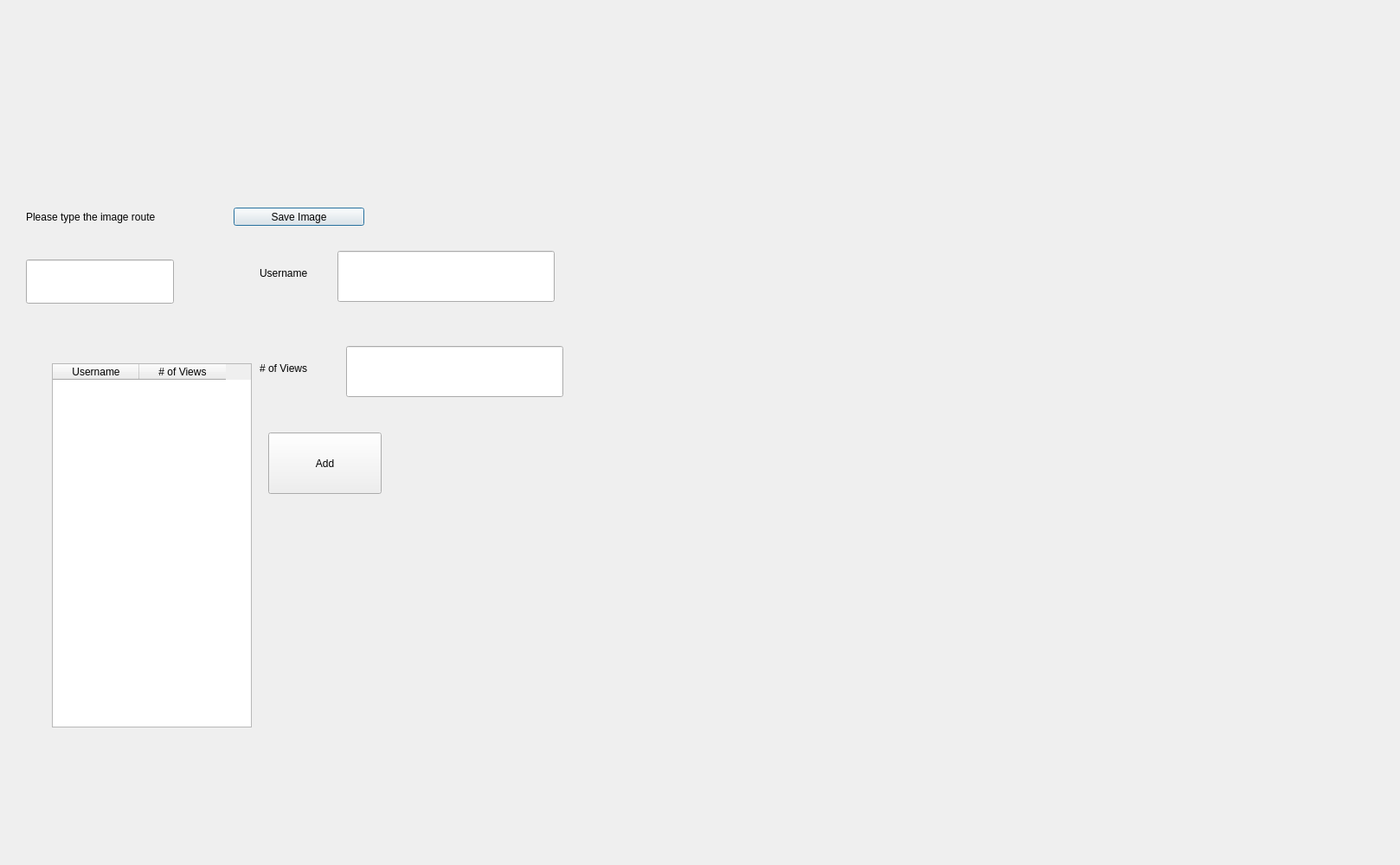
<?xml version="1.0" encoding="UTF-8"?>
<ui version="4.0">
 <class>AddImageWindow</class>
 <widget class="QDialog" name="AddImageWindow">
  <property name="geometry">
   <rect>
    <x>0</x>
    <y>0</y>
    <width>1618</width>
    <height>1000</height>
   </rect>
  </property>
  <property name="windowTitle">
   <string>Dialog</string>
  </property>
  <widget class="QLineEdit" name="lineEdit">
   <property name="geometry">
    <rect>
     <x>30</x>
     <y>300</y>
     <width>171</width>
     <height>51</height>
    </rect>
   </property>
  </widget>
  <widget class="QLabel" name="label_2">
   <property name="geometry">
    <rect>
     <x>30</x>
     <y>210</y>
     <width>211</width>
     <height>81</height>
    </rect>
   </property>
   <property name="text">
    <string>Please type the image route</string>
   </property>
  </widget>
  <widget class="QPushButton" name="pushButton">
   <property name="geometry">
    <rect>
     <x>270</x>
     <y>240</y>
     <width>151</width>
     <height>21</height>
    </rect>
   </property>
   <property name="text">
    <string>Save Image</string>
   </property>
  </widget>
  <widget class="QTableWidget" name="tableWidget">
   <property name="geometry">
    <rect>
     <x>60</x>
     <y>420</y>
     <width>231</width>
     <height>421</height>
    </rect>
   </property>
   <column>
    <property name="text">
     <string>Username</string>
    </property>
   </column>
   <column>
    <property name="text">
     <string># of Views</string>
    </property>
   </column>
  </widget>
  <widget class="QLineEdit" name="lineEdit_2">
   <property name="geometry">
    <rect>
     <x>390</x>
     <y>290</y>
     <width>251</width>
     <height>59</height>
    </rect>
   </property>
  </widget>
  <widget class="QLineEdit" name="lineEdit_3">
   <property name="geometry">
    <rect>
     <x>400</x>
     <y>400</y>
     <width>251</width>
     <height>59</height>
    </rect>
   </property>
  </widget>
  <widget class="QLabel" name="label">
   <property name="geometry">
    <rect>
     <x>300</x>
     <y>290</y>
     <width>301</width>
     <height>51</height>
    </rect>
   </property>
   <property name="text">
    <string>Username</string>
   </property>
  </widget>
  <widget class="QLabel" name="label_3">
   <property name="geometry">
    <rect>
     <x>300</x>
     <y>400</y>
     <width>301</width>
     <height>51</height>
    </rect>
   </property>
   <property name="text">
    <string># of Views</string>
   </property>
  </widget>
  <widget class="QPushButton" name="pushButton_2">
   <property name="geometry">
    <rect>
     <x>310</x>
     <y>500</y>
     <width>131</width>
     <height>71</height>
    </rect>
   </property>
   <property name="text">
    <string>Add</string>
   </property>
  </widget>
 </widget>
 <resources/>
 <connections/>
</ui>
